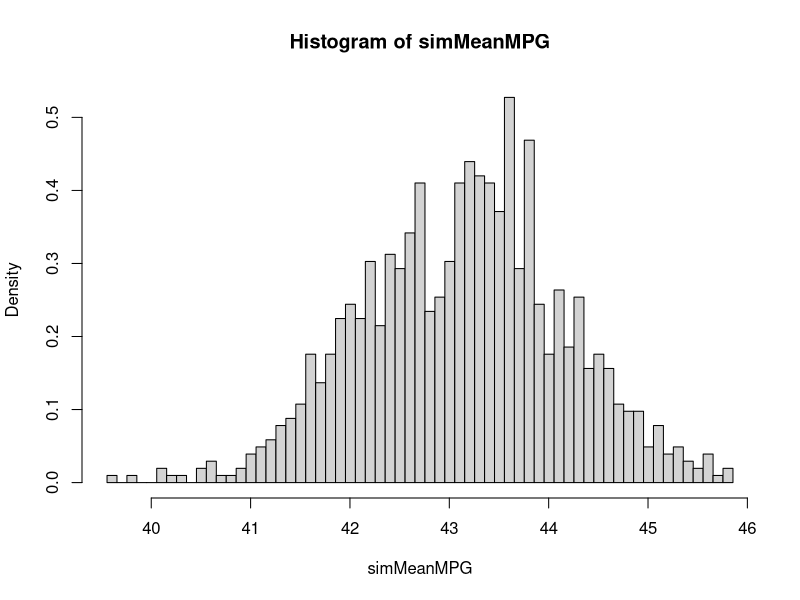
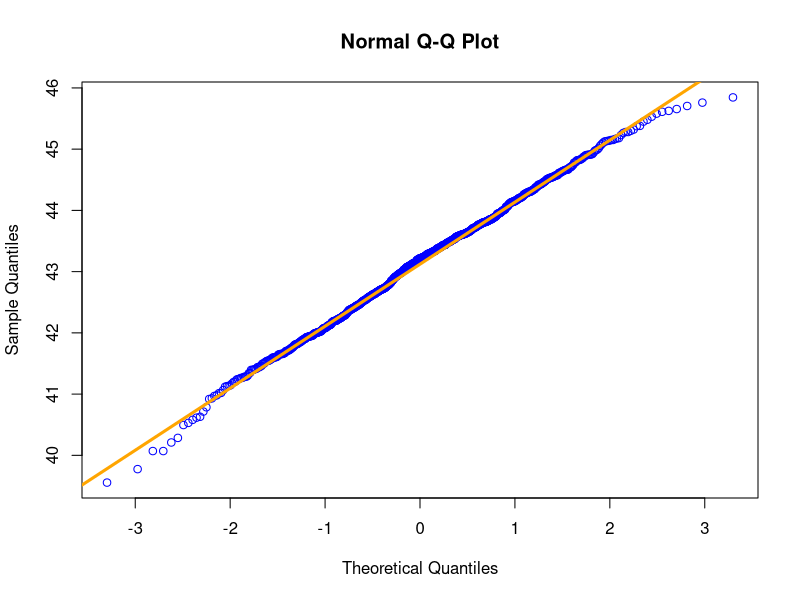
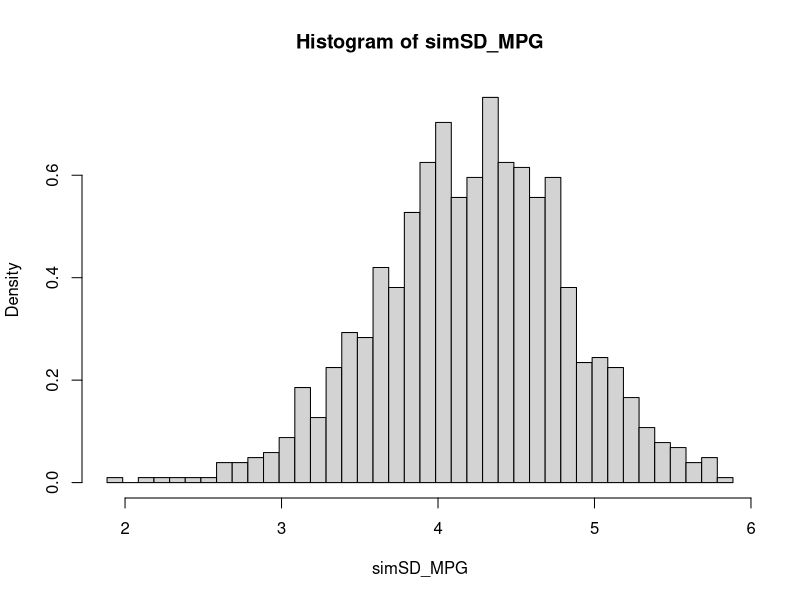
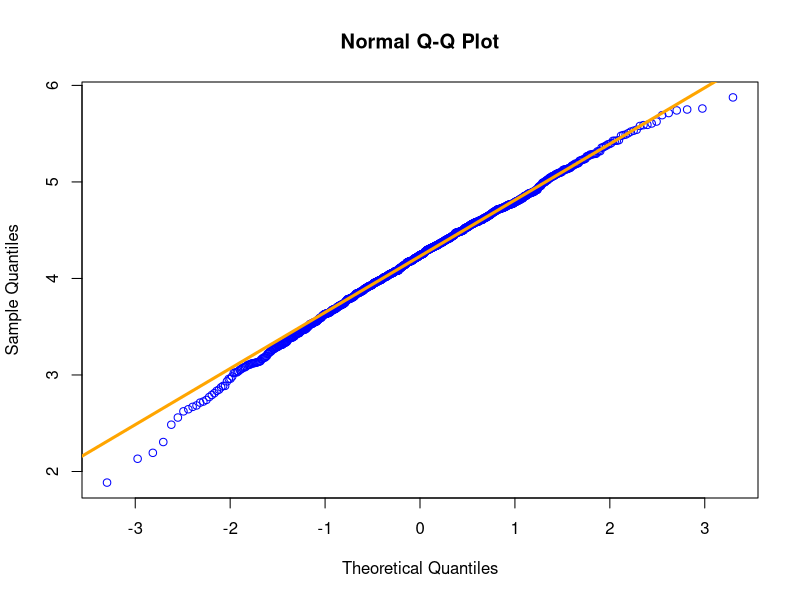

Generate these figures, in order, with R: (Note: this script raises an error after producing the figures.)
## ---- chunk 1
knitr::opts_chunk$set(echo = FALSE, comment=NA, fig.width = 6, fig.height = 4, fig.align = "center")
## ---- chunk 2
mpg = c(41.5, 50.7, 36.6, 37.3, 34.2, 45.0, 48.0, 43.2, 47.7, 42.2, 43.2, 44.6, 48.4, 46.4, 46.8, 39.2, 37.3, 43.5, 44.3, 43.3)
mpg
## ---- chunk 3
# hist(mpg)
## ---- chunk 4
t.test(mpg)
## ---- chunk 5
bootMean = function(data, rep) {
  replicate(rep, mean(sample(data, length(data), replace=TRUE)))
}

simMeanMPG = bootMean(mpg, 1024)
hist(simMeanMPG, breaks=seq(min(simMeanMPG), max(simMeanMPG) + 0.1, 0.1), probability=TRUE)
## ---- chunk 6
sd(simMeanMPG)
## ---- chunk 7
mean(simMeanMPG)
## ---- chunk 8
lower = mean(simMeanMPG) - abs(qt(.975, length(simMeanMPG) - 1) * sd(simMeanMPG))
upper = mean(simMeanMPG) + abs(qt(.975, length(simMeanMPG) - 1) * sd(simMeanMPG))
c(lower, upper)
## ---- chunk 9
length( simMeanMPG[ simMeanMPG >= lower & simMeanMPG <= upper]) / length(simMeanMPG)
## ---- chunk 10
qqnorm(simMeanMPG, col="blue")
qqline(simMeanMPG, col="orange", lwd=3)
## ---- chunk 11
shapiro.test(simMeanMPG)
## ---- chunk 12
bootSD = function(data, rep) {
  replicate(rep, sd(sample(data, length(data), replace=TRUE)))
}

simSD_MPG = bootSD(mpg, 1024)
hist(simSD_MPG, breaks=seq(min(simSD_MPG), max(simSD_MPG) + 0.1, 0.1), probability=TRUE)
## ---- chunk 13
sd(simSD_MPG)
## ---- chunk 14
mean(simSD_MPG)
## ---- chunk 15
lower = mean(simSD_MPG) - abs(qt(.975, length(simSD_MPG) - 1) * sd(simSD_MPG))
upper = mean(simSD_MPG) + abs(qt(.975, length(simSD_MPG) - 1) * sd(simSD_MPG))
c(lower, upper)
## ---- chunk 16
length( simSD_MPG[ simSD_MPG >= lower & simSD_MPG <= upper]) / length(simSD_MPG)
## ---- chunk 17
qqnorm(simSD_MPG, col="blue")
qqline(simSD_MPG, col="orange", lwd=3)
## ---- chunk 18
shapiro.test(simSD_MPG)
## ---- chunk 19
c(quantile(simSD_MPG, 0.025), quantile(simSD_MPG, 0.975))
## ---- chunk 20
backPack = read.table("backpk.txt", header=TRUE)
attach(backPack)
str(backPack)

## ---- chunk 21
# Note: we specify var.equal=TRUE to force liberal degree of freedom
t.test(BackpackWeight ~ BackProblems, alternative="less", var.equal=TRUE, paired=FALSE)
## ---- chunk 22
# Splice the data for our contingency table
pain_m = backPack[ which(BackProblems == 1 & Gender == 'Male'), ]
pain_f = backPack[ which(BackProblems == 1 & Gender == 'Female'), ]
no_pain_m = backPack[ which(BackProblems == 0 & Gender == 'Male'), ]
no_pain_f = backPack[ which(BackProblems == 0 & Gender == 'Female'), ]

# Calculate the totals (num_pain + num_no_pain and num_m + num_f should both be 22)
num_pain = nrow(pain_m) + nrow(pain_f)
num_no_pain = nrow(no_pain_m) + nrow(no_pain_f)
num_m = nrow(backPack[ which(Gender == 'Male'), ])
num_f = nrow(backPack[ which(Gender == 'Female'), ])

obs = c(nrow(pain_m), nrow(pain_f), nrow(no_pain_m), nrow(no_pain_f)) # I'll use this later

# Create the table
makeTable = function(value, totals) { 
  # Must have exactly 1 degree of freedom
  # Value is the top left value in the table
  # Totals are the sum of row elements in decending order, then the columns in ascending order.
  v2 = totals[1] - value
  v3 = totals[3] - value
  v4 = totals[2] - v3
  ans = matrix(c(value, v2, totals[1], 
                 v3, v4, totals[2], totals[3], 
                 totals[4], totals[1] + totals[2]), 
               ncol=3)
  colnames(ans) = c("Male", "Female", "Total")
  rownames(ans) = c("Pain", "No Pain", "Total")
  ans
}

totals = c(num_pain, num_no_pain, num_m, num_f)
as.table(makeTable(nrow(pain_m), totals))
## ---- chunk 23
total = num_m + num_f
row1 = c(num_pain * num_m / total, num_pain * num_f / total)
row2 = c(num_no_pain * num_m / total, num_no_pain * num_f / total)
exp = c(row1, row2) # I'll use this later
exp_table = matrix(c(row1, row2), ncol=2)
colnames(exp_table) = c("Male", "Female")
rownames(exp_table) = c("Pain", "No Pain")
as.table(exp_table)
## ---- chunk 24
chi_stat = sum(((obs - exp)^2) / exp)
chi_stat
## ---- chunk 25
1 - pchisq(chi_stat, 1)
## ---- chunk 26
# Transition matrix
P = matrix( c( 1/6, 1/6, 1/6, 1/6, 1/6, 1/6,
               1/3, 0, 1/3, 0, 1/3, 0,
               1/4, 1/4, 0, 1/4, 1/4, 0,
               1/3, 0, 1/3, 0, 1/3, 0,
               1/5, 1/5, 1/5, 1/5, 0, 1/5,
               1/2, 0, 0, 0, 1/2, 0), 
            nrow=6, ncol=6, byrow=TRUE)

# Function that will compute the stationary vector of any 
# row-oriented transition matrix
getEquilibrium = function(transition) {
  eigen_stuff = eigen(t(transition))
  index = match(1, round(eigen_stuff$values, digits=2))
  eigen_vec1 = eigen_stuff$vectors[ , index[1]]
  library(MASS)
  fractions(abs(eigen_vec1) / sum(abs(eigen_vec1)))
}

v = getEquilibrium(P)
v
## ---- chunk 27
fractions( v %*% P )
## ---- chunk 28
require("expm")
## ---- chunk 29
u = matrix(c(0, 0, 1, 0, 0, 0), nrow=1, byrow=TRUE)
c(u %*% (P %^% 5) )
